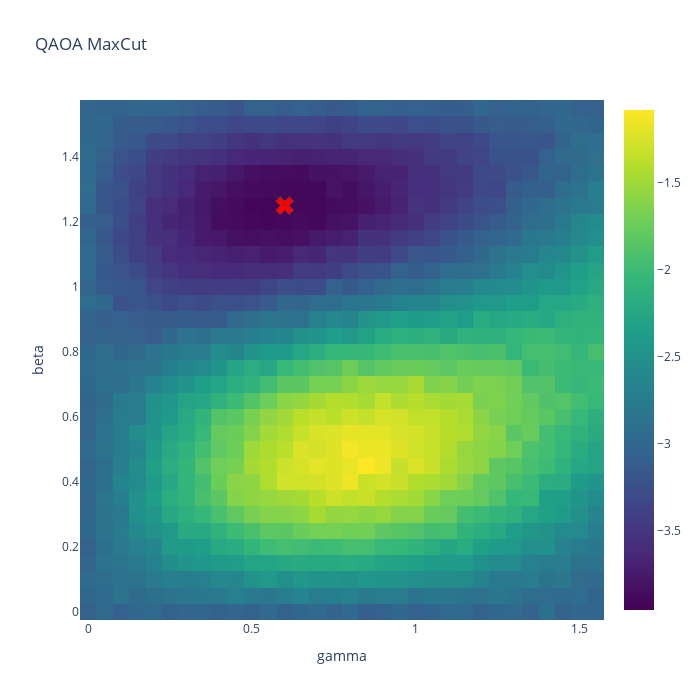

The notebook cell saved with this chart:
### Code cell
# Plot Heatmap 
fig = go.Figure(data=go.Heatmap(z=landscape, y=beta_range, x=gamma_range, type = 'heatmap', colorscale = 'viridis'))

# Update Layout
fig.update_layout(title="QAOA MaxCut", width=700, height=700, yaxis_title="beta", xaxis_title="gamma")

# Display Global Minimium 
fig.add_trace(
    go.Scatter(mode="markers", y=[opt_beta], x=[opt_gamma], marker_symbol=[204], text = [landscape[beta,gamma]],
                   marker_color="red",  hovertemplate="x: %{x}<br>y: %{y}<br> z: %{text:.2f}<extra></extra>", 
                   marker_line_width=1, marker_size=16))

### Figure 1 — Plotly figure (JSON) as saved in the notebook; plotly's stock layout.template omitted (floating-point values rounded to 4 significant figures; data arrays with more than 128 entries replaced by an {"elided": "..."} marker saying what was removed)
{"data": [{"colorscale": [[0, "#440154"], [0.1111, "#482878"], [0.2222, "#3e4989"], [0.3333, "#31688e"], [0.4444, "#26828e"], [0.5556, "#1f9e89"], [0.6667, "#35b779"], [0.7778, "#6ece58"], [0.8889, "#b5de2b"], [1, "#fde725"]], "type": "heatmap", "x": [0, 0.05, 0.1, 0.15, 0.2, 0.25, 0.3, 0.35, 0.4, 0.45, 0.5, 0.55, 0.6, 0.65, 0.7, 0.75, 0.8, 0.85, 0.9, 0.95, 1, 1.05, 1.1, 1.15, 1.2, 1.25, 1.3, 1.35, 1.4, 1.45, 1.5, 1.55], "y": [0, 0.05, 0.1, 0.15, 0.2, 0.25, 0.3, 0.35, 0.4, 0.45, 0.5, 0.55, 0.6, 0.65, 0.7, 0.75, 0.8, 0.85, 0.9, 0.95, 1, 1.05, 1.1, 1.15, 1.2, 1.25, 1.3, 1.35, 1.4, 1.45, 1.5, 1.55], "z": {"elided": "32x32 float values"}}, {"hovertemplate": "x: %{x}<br>y: %{y}<br> z: %{text:.2f}<extra></extra>", "marker": {"color": "red", "line": {"width": 1}, "size": 16, "symbol": [204]}, "mode": "markers", "text": ["-3.955078125"], "type": "scatter", "x": [0.6], "y": [1.25]}], "layout": {"height": 700, "title": {"text": "QAOA MaxCut"}, "width": 700, "xaxis": {"title": {"text": "gamma"}}, "yaxis": {"title": {"text": "beta"}}}}
